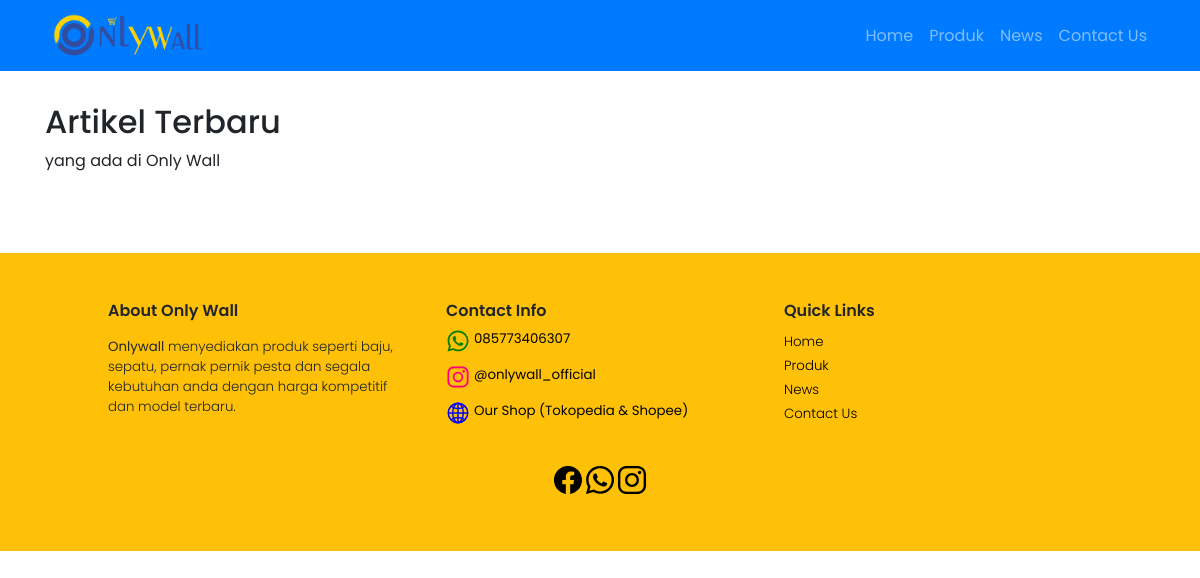
Page /Home/news/4 on the earlier database version.
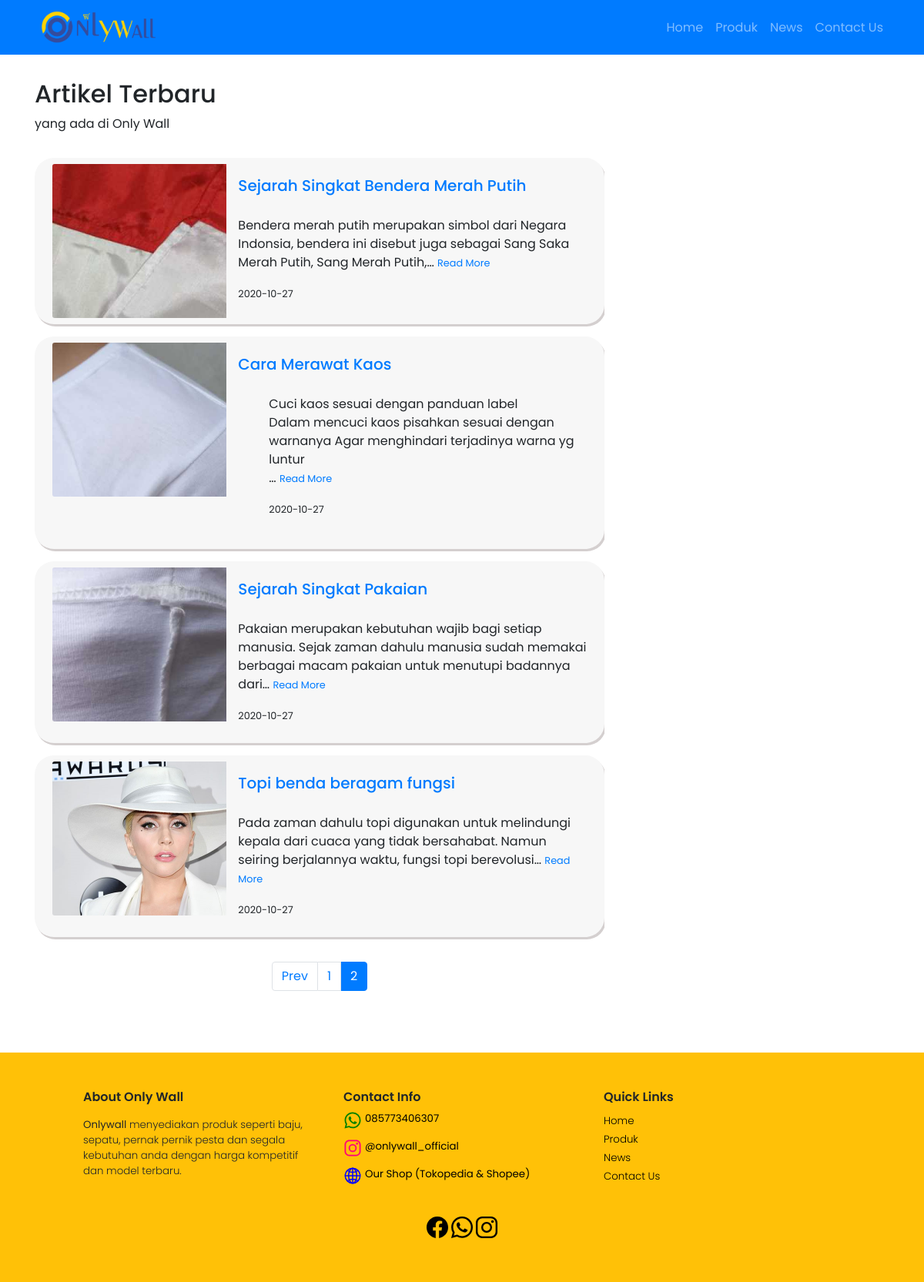
Same page on the later database version.
### tables this page shows
CREATE TABLE `artikel_post` (
  `id_artikel` int(11) NOT NULL,
  `judul_artikel` varchar(258) NOT NULL,
  `konten` longtext NOT NULL,
  `id_kategori` int(11) NOT NULL,
  `tgl_upload` date NOT NULL DEFAULT current_timestamp(),
  `thumbnail` varchar(255) NOT NULL
);

### index.php (called while the page is built, shortened)
<?php
require_once BASEPATH.'core/CodeIgniter.php';

### application/models/Artikel_m.php (called while the page is built, shortened)
<?php
class Artikel_m extends CI_Model
{
    public function getArtikel2($limit, $start)
    {
        $this->db->select('*');
        $this->db->from('artikel_post');
        $this->db->join('artikel_kategori', 'artikel_kategori.id_kategori = artikel_post.id_kategori');
        $query  = $this->db->get('', $limit, $start);
        if ($query->num_rows() != 0) {
            return $query->result();
        } else {
            return false;
        }
    }
}

### application/helpers/security_helper.php (called while the page is built, shortened)
<?php if (!defined("BASEPATH")) exit("No direct script access allowed");
function encrypt_url($string)
{
    $security       = parse_ini_file("security.ini");
    $secret_key     = $security["encryption_key"];
    $secret_iv      = $security["iv"];
    $encrypt_method = $security["encryption_mechanism"];
    $key    = hash("sha256", $secret_key);
    $iv     = substr(hash("sha256", $secret_iv), 0, 16);
    $result = openssl_encrypt($string, $encrypt_method, $key, 0, $iv);
    $output = base64_encode($result);
    return $output;
}

### application/views/end_user/news_view.php (the view, shortened to what this page needs)
<?php $this->load->view('template/body_atas') ?>
<?php $this->load->view('template/navbar') ?>
<div class="container mt-3 mb-5">
    <p>
        <h2>Artikel Terbaru</h2>
        yang ada di Only Wall
    </p>
    <div class="col-lg-8">
        <?php if ($artikel == null) : ?>
        <?php else : ?>
            <?php foreach ($artikel as $a) : ?>
                <div class="row my-3 p-2" style="background-color: #f7f7f7; border-radius: 25px; box-shadow: 2px 3px #d4cfcf;">
                    <div class="col-lg-4">
                        <img src="<?= base_url('upload/thumbnails/') .  $a->thumbnail; ?>" style="width: 300px; height: 200px; object-fit: cover;" class="card-img" alt="...">
                    </div>
                    <div class="col-lg-8 mt-3">
                        <a style="text-decoration: none;" href="<?= base_url('/Home/showArtikel/') . encrypt_url($a->id_artikel); ?>">
                            <h5 class="card-title"><?= $a->judul_artikel; ?></h5>
                        </a>
                        <p><?= htmlspecialchars_decode(word_limiter($a->konten, 20)); ?> <small><a href="<?= base_url('/Home/showArtikel/') . encrypt_url($a->id_artikel); ?>">Read More</a></small></p>
                        <p><small><?= $a->tgl_upload; ?></small></p>
                    </div>
                </div>
            <?php endforeach; ?>
        <?php endif; ?>
        <div class="row">
            <div class="col">
                <p>
                    <?= $this->pagination->create_links(); ?>
                </p>
            </div>
        </div>
    </div>
</div>
<?php $this->load->view('template/footer'); ?>
<?php $this->load->view('template/body_bawah') ?>

### application/views/template/body_atas.php (shortened to what this page needs)
<!doctype html>
<html lang="en">
<head>
    <link rel="stylesheet" href="https://stackpath.bootstrapcdn.com/bootstrap/4.5.2/css/bootstrap.min.css">
    <link rel="stylesheet" href="https://cdn.jsdelivr.net/npm/@splidejs/splide@latest/dist/css/splide.min.css">
    <link href="<?= base_url('assets/addons/fontawesome-free/css/all.min.css'); ?>" rel="stylesheet" type="text/css">
    <link href="<?= base_url('assets/css/sb-admin-2.min.css'); ?>" rel="stylesheet">
    <link rel="stylesheet" href="https://cdnjs.cloudflare.com/ajax/libs/OwlCarousel2/2.3.4/assets/owl.carousel.min.css">
    <link rel="stylesheet" href="https://cdnjs.cloudflare.com/ajax/libs/OwlCarousel2/2.3.4/assets/owl.theme.default.min.css">
</head>
<body>

### application/views/template/navbar.php (shortened to what this page needs)
<nav class="navbar navbar-expand-lg navbar-dark bg-primary" id="navbar-user">
  <div class="container">
    <a class="navbar-brand mr-5" href="<?= base_url(); ?>"><img class="ml-2" style="width: 150px;" src="<?= base_url('/upload/LOGO-ONLYWALL.png'); ?>" alt="OwLogo"></a>
    <div class="collapse navbar-collapse justify-content-end" style="font-family: 'Poppins', sans-serif; font-size: 12pt; font-weight: bold;" id="navbarNav">
      <ul class="navbar-nav form-inline" id="nav">
        <li class="nav-item">
          <a class="nav-link" href="<?php echo base_url(''); ?>">Home</a>
        </li>
        <li class="nav-item">
          <a class="nav-link" href="<?php echo base_url('Product'); ?>">Produk</a>
        </li>
        <li class="nav-item">
          <a class="nav-link" href="<?php echo base_url('News'); ?>">News</a>
        </li>
        <li class="nav-item">
          <a class="nav-link" href="<?php echo base_url('Contact'); ?>">Contact Us</a>
        </li>
      </ul>
    </div>
  </div>
</nav>

### application/views/template/footer.php
<footer class="bg-warning">
    <div class="container">
        <div class="row mt-5 mb-3 mx-5">
            <div class="col-lg-4 col-md-4 col-sm-12">
                <h6 style="font-weight: 600;">About Only Wall</h6>
                <p class="mt-3" style="font-weight: 300; font-size: 10pt;">
                    <b>Onlywall</b> menyediakan produk seperti baju, sepatu, pernak pernik pesta dan segala kebutuhan anda dengan harga kompetitif dan model terbaru.
                </p>
            </div>
            <div class=" col-lg-4 col-md-4 col-sm-12">
                <h6 style="font-weight: 600;">Contact Info</h6>
                <a class="sosmed icon-wa" href="https://api.whatsapp.com/send?phone=6285773406307">
                    <div class="row mx-0">
                        <ion-icon style="font-size: 24px; color: green;" name="logo-whatsapp"></ion-icon>
                        <p class="ml-1" style="font-size: 10pt;">085773406307</p>
                    </div>
                </a>
                <a class="sosmed icon-ig" href="https://www.instagram.com/onlywall_official/">
                    <div class="row mx-0">
                        <ion-icon style="font-size: 24px; color: #ff007b;" name="logo-instagram"></ion-icon>
                        <p class="ml-1" style="font-size: 10pt;"> @onlywall_official </p>
                    </div>
                </a>
                <a class="sosmed icon-linktree" href="https://linktr.ee/onlywall">
                    <div class="row mx-0">
                        <ion-icon style="font-size: 24px; color: blue;" name="globe-outline"></ion-icon>
                        <p class="ml-1" style="font-size: 10pt;"> Our Shop (Tokopedia & Shopee) </p>
                    </div>
                </a>
            </div>
            <div class="col-lg-4 col-md-4 col-sm-12">
                <h6 style="font-weight: 600;">Quick Links</h6>
                <ul style="display: inline-block;" class="p-0">
                    <li><a class="link" href="<?php echo base_url(''); ?>">Home</a></li>
                    <li><a class="link" href="<?php echo base_url('/Home/produk'); ?>">Produk</a></li>
                    <li><a class="link" href="<?php echo base_url('/Home/news'); ?>">News</a></li>
                    <li><a class="link" href="<?php echo base_url('/Home/contact'); ?>">Contact Us</a></li>
                </ul>
            </div>
        </div>
        <div class="col-12 d-flex justify-content-center mb-5">
            <div class="row mx-0">
                <a class="sosmed" href="http://facebook.com">
                    <ion-icon style="font-size: 32px;" name="logo-facebook"></ion-icon>
                </a>
                <a class="sosmed icon-wa" href="https://api.whatsapp.com/send?phone=6285773406307">
                    <ion-icon style="font-size: 32px;" name="logo-whatsapp"></ion-icon>
                </a>
                <a class="sosmed icon-ig" href="https://www.instagram.com/onlywall_official/">
                    <ion-icon style="font-size: 32px;" name="logo-instagram"></ion-icon>
                </a>
            </div>
        </div>
    </div>
</footer>

### application/views/template/body_bawah.php (shortened to what this page needs)
</body>
</html>

### application/controllers/Home.php (shortened to what this page needs)
<?php
class Home extends CI_Controller
{
	public function __construct()
	{
		$this->load->model('Artikel_m');
		$this->load->model('Produk_m');
		$this->load->helper('text');
	}
	public function news()
	{
		$data = [
			'title' => "News | Only Wall",
		];
		$this->load->library('pagination');
		$config['per_page'] = 4;
		$config['full_tag_open']    = '<div class="pagging text-center"><nav><ul class="pagination justify-content-center">';
		$config['full_tag_close']   = '</ul></nav></div>';
		$config['num_tag_open']     = '<li class="page-item"><span class="page-link">';
		$config['num_tag_close']    = '</span></li>';
		$config['cur_tag_open']     = '<li class="page-item active"><span class="page-link">';
		$config['cur_tag_close']    = '<span class="sr-only">(current)</span></span></li>';
		$config['prev_tag_open']    = '<li class="page-item"><span class="page-link">';
		$page = ($this->uri->segment(3)) ? $this->uri->segment(3) : 0;
		$data['artikel'] = $this->Artikel_m->getArtikel2($config['per_page'], $page);
		$this->load->view('end_user/news_view', $data);
	}
}

### application/views/template/body_atas.php (style rules this page uses)
* { font-family: 'Poppins', sans-serif; font-weight: 400; overflow-x: hidden; box-sizing: border-box; }
.sosmed { text-decoration: none; color: black; }
.link { color: black; font-weight: 300; font-size: 10pt; text-decoration: none; }
h1, h2, h3, h4, h5, h6 { overflow-x: visible; }

Differences in the rows shown:
added artikel_post: thumbnail (picture), judul_artikel "Sejarah Singkat Bendera Merah Putih", konten "Bendera merah putih merupakan simbol dari Negara Indonsia, bendera ini disebut juga sebagai Sang Saka Merah Putih, Sang Merah Putih,…", tgl_upload "2020-10-27"
added artikel_post: thumbnail (picture), judul_artikel "Cara Merawat Kaos", konten "Cuci kaos sesuai dengan panduan label Dalam mencuci kaos pisahkan sesuai dengan warnanya Agar menghindari terjadinya warna yg luntur …", tgl_upload "2020-10-27"
added artikel_post: thumbnail (picture), judul_artikel "Sejarah Singkat Pakaian", konten "Pakaian merupakan kebutuhan wajib bagi setiap manusia. Sejak zaman dahulu manusia sudah memakai berbagai macam pakaian untuk menutupi badannya dari…", tgl_upload "2020-10-27"
added artikel_post: thumbnail (picture), judul_artikel "Topi benda beragam fungsi", konten "Pada zaman dahulu topi digunakan untuk melindungi kepala dari cuaca yang tidak bersahabat. Namun seiring berjalannya waktu, fungsi topi berevolusi…", tgl_upload "2020-10-27"
Other differences:
$this->pagination->create_links(): (not shown) → "Prev 1 2"
